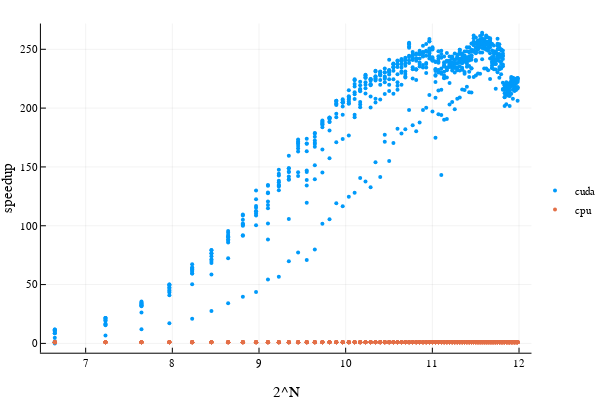

Source (notebook cell):
### Code cell
using Plots; plotly()
x = repeat(range, inner = 10)
speedup = jltimes ./ cutimes
Plots.scatter(
  log2.(x), [speedup, fill(1.0, length(speedup))], 
  label = ["cuda" "cpu"], markersize = 2, markerstrokewidth = 0,
  legend = :right, xlabel = "2^N", ylabel = "speedup"
)

### Figure 1 — Plotly figure (JSON) as saved in the notebook; plotly's stock layout.template omitted (floating-point values rounded to 4 significant figures; data arrays with more than 128 entries replaced by an {"elided": "..."} marker saying what was removed)
{"data": [{"colorbar": {"title": ""}, "legendgroup": "cuda", "marker": {"color": "rgba(0, 154, 250, 1.000)", "line": {"color": "rgba(0, 0, 0, 1.000)", "width": 0}, "size": 4, "symbol": "circle"}, "mode": "markers", "name": "cuda", "showlegend": true, "type": "scatter", "x": {"elided": "800 float values"}, "xaxis": "x1", "y": {"elided": "800 float values"}, "yaxis": "y1", "zmax": null, "zmin": null}, {"colorbar": {"title": ""}, "legendgroup": "cpu", "marker": {"color": "rgba(227, 111, 71, 1.000)", "line": {"color": "rgba(0, 0, 0, 1.000)", "width": 0}, "size": 4, "symbol": "circle"}, "mode": "markers", "name": "cpu", "showlegend": true, "type": "scatter", "x": {"elided": "800 float values"}, "xaxis": "x1", "y": {"elided": "800 int values"}, "yaxis": "y1", "zmax": null, "zmin": null}], "layout": {"annotations": [], "height": 400, "legend": {"bgcolor": "rgba(255, 255, 255, 1.000)", "bordercolor": "rgba(0, 0, 0, 1.000)", "font": {"color": "rgba(0, 0, 0, 1.000)", "family": "sans-serif", "size": 11}, "tracegroupgap": 0, "x": 1, "y": 0.5}, "margin": {"b": 20, "l": 0, "r": 0, "t": 20}, "paper_bgcolor": "rgba(255, 255, 255, 1.000)", "plot_bgcolor": "rgba(255, 255, 255, 1.000)", "showlegend": true, "width": 600, "xaxis": {"anchor": "y1", "domain": [0.07647, 0.9934], "gridcolor": "rgba(0, 0, 0, 0.100)", "gridwidth": 0.5, "linecolor": "rgba(0, 0, 0, 1.000)", "mirror": false, "range": [6.484, 12.14], "showgrid": true, "showline": true, "showticklabels": true, "tickangle": 0, "tickcolor": "rgb(0, 0, 0)", "tickfont": {"color": "rgba(0, 0, 0, 1.000)", "family": "sans-serif", "size": 11}, "tickmode": "array", "ticks": "inside", "ticktext": ["7", "8", "9", "10", "11", "12"], "tickvals": [7, 8, 9, 10, 11, 12], "title": "2^N", "titlefont": {"color": "rgba(0, 0, 0, 1.000)", "family": "sans-serif", "size": 15}, "type": "-", "visible": true, "zeroline": false, "zerolinecolor": "rgba(0, 0, 0, 1.000)"}, "yaxis": {"anchor": "x1", "domain": [0.07581, 0.9902], "gridcolor": "rgba(0, 0, 0, 0.100)", "gridwidth": 0.5, "linecolor": "rgba(0, 0, 0, 1.000)", "mirror": false, "range": [-7.913, 271.9], "showgrid": true, "showline": true, "showticklabels": true, "tickangle": 0, "tickcolor": "rgb(0, 0, 0)", "tickfont": {"color": "rgba(0, 0, 0, 1.000)", "family": "sans-serif", "size": 11}, "tickmode": "array", "ticks": "inside", "ticktext": ["0", "50", "100", "150", "200", "250"], "tickvals": [0, 50, 100, 150, 200, 250], "title": "speedup", "titlefont": {"color": "rgba(0, 0, 0, 1.000)", "family": "sans-serif", "size": 15}, "type": "-", "visible": true, "zeroline": false, "zerolinecolor": "rgba(0, 0, 0, 1.000)"}}}
